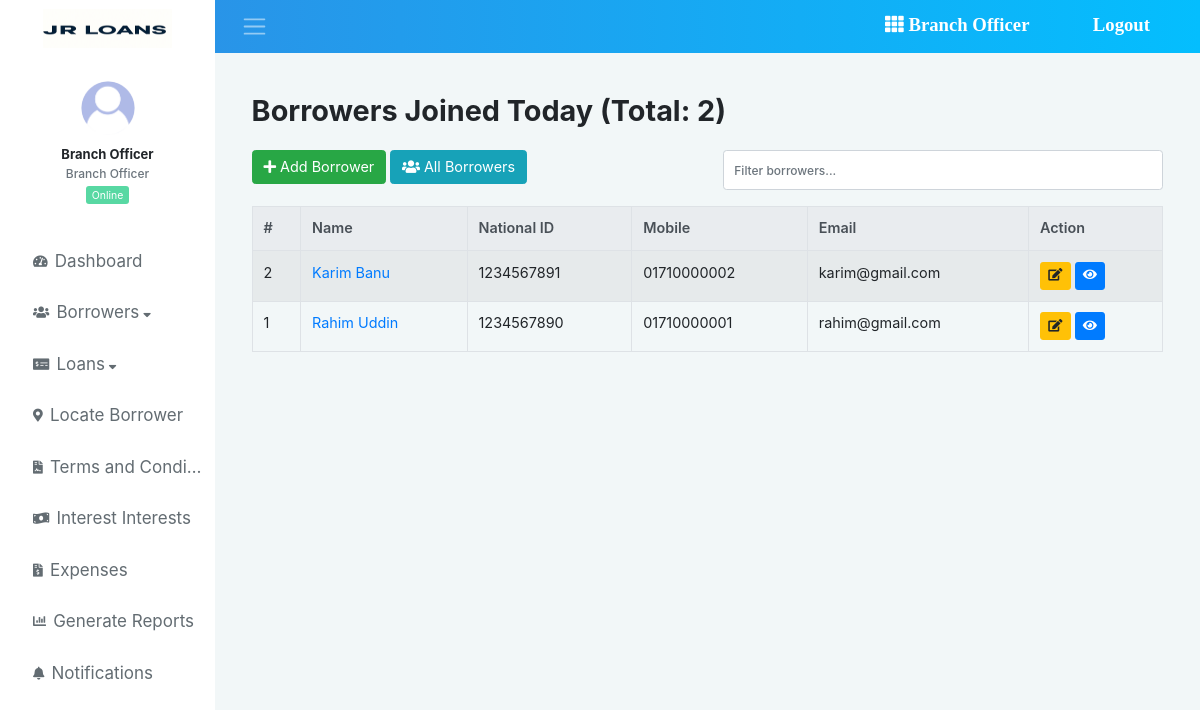
The app's page /today_borrowers.php (signed in) with its own data.
### tables this page shows
CREATE TABLE `tbl_borrower` (
  id INT UNSIGNED AUTO_INCREMENT PRIMARY KEY,
  name VARCHAR(100) NOT NULL,
  nid BIGINT UNSIGNED UNIQUE,
  rejected_count INT UNSIGNED DEFAULT 0,
  gender ENUM('Male','Female','Other'),
  mobile VARCHAR(20),
  email VARCHAR(100),
  dob DATE,
  address VARCHAR(255),
  working_status ENUM('Student','Unemployed','Employed','Self-Employed','Retired'),
  password_hash VARCHAR(255),
  selfie_path VARCHAR(255),
  created_at TIMESTAMP DEFAULT CURRENT_TIMESTAMP,
  updated_at TIMESTAMP DEFAULT CURRENT_TIMESTAMP ON UPDATE CURRENT_TIMESTAMP
);

### today_borrowers.php (the view, shortened to what this page needs)
<?php
include_once "inc/header.php";
include_once "inc/sidebar.php";
include_once "config/config.php";
$listQ = "SELECT * FROM tbl_borrower WHERE DATE(created_at) = CURDATE() ORDER BY id DESC";
$result = mysqli_query($conn, $listQ);
$totalBorrowers = $result ? mysqli_num_rows($result) : 0;
?>
<div class="content-wrapper">
    <div class="container-fluid">
        <h2 class="mt-3 mb-4 font-weight-bold">Borrowers Joined Today (Total: <?php echo $totalBorrowers; ?>)</h2>
        <div class="row mb-3">
            <div class="col-md-6">
                <a href="addborrower.php" class="btn btn-success mb-2">
                    <i class="fas fa-plus"></i> Add Borrower
                </a>
                <a href="viewborrower.php" class="btn btn-info mb-2">
                    <i class="fas fa-users"></i> All Borrowers
                </a>
            </div>
            <div class="col-md-6">
                <input type="text" id="customFilter" class="form-control" placeholder="Filter borrowers...">
            </div>
        </div>
        <div class="row">
            <div class="col-12">
                <?php if ($result && mysqli_num_rows($result) > 0): ?>
                <div class="table-responsive">
                    <table id="borrowersTable" class="table table-bordered table-striped">
                        <thead class="thead-light">
                            <tr>
                                <th>#</th>
                                <th>Name</th>
                                <th>National ID</th>
                                <th>Mobile</th>
                                <th>Email</th>
                                <th>Action</th>
                            </tr>
                        </thead>
                        <tbody>
                        <?php while ($row = mysqli_fetch_assoc($result)): ?>
                            <tr>
                                <td><?php echo $row['id']; ?></td>
                                <td>
                                    <a href="blank_page.php?borrower_id=<?php echo $row['id']; ?>">
                                        <?php echo htmlspecialchars($row['name']); ?>
                                    </a>
                                </td>
                                <td><?php echo htmlspecialchars($row['nid']); ?></td>
                                <td><?php echo htmlspecialchars($row['mobile']); ?></td>
                                <td><?php echo htmlspecialchars($row['email']); ?></td>
                                <td>
                                    <a href="?edit_id=<?php echo $row['id']; ?>"
                                       class="btn btn-warning btn-sm" title="Edit">
                                        <i class="fas fa-edit"></i>
                                    </a>
                                    <a href="blank_page.php?borrower_id=<?php echo $row['id']; ?>"
                                       class="btn btn-primary btn-sm" title="View">
                                        <i class="fas fa-eye"></i>
                                    </a>
                                </td>
                            </tr>
                        <?php endwhile; ?>
                        </tbody>
                    </table>
                </div>
                <?php else: ?>
                    <div class="alert alert-danger">No borrowers found for today.</div>
                <?php endif; ?>
            </div>
        </div>
    </div>
</div>
<?php
include_once "inc/footer.php";
?>

### records on screen
tbl_borrower: id "2", name "Karim Banu", nid "1234567891", mobile "01710000002", email "karim@gmail.com"
tbl_borrower: id "1", name "Rahim Uddin", nid "1234567890", mobile "01710000001", email "rahim@gmail.com"

### other values on screen
$_SESSION['userlogin'] "Branch Officer"
$_SESSION["userlogin"] "Branch Officer"
$_SESSION["designation"] "Branch Officer"
$totalBorrowers "2"
